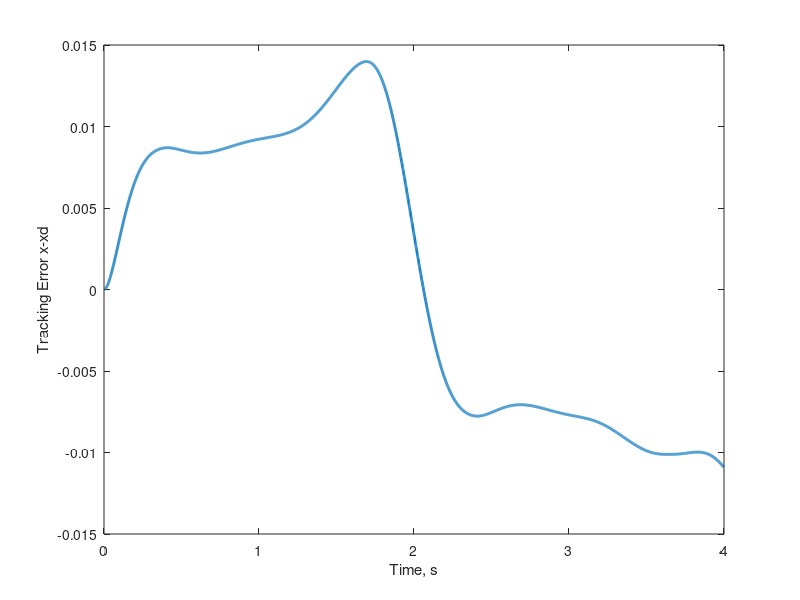
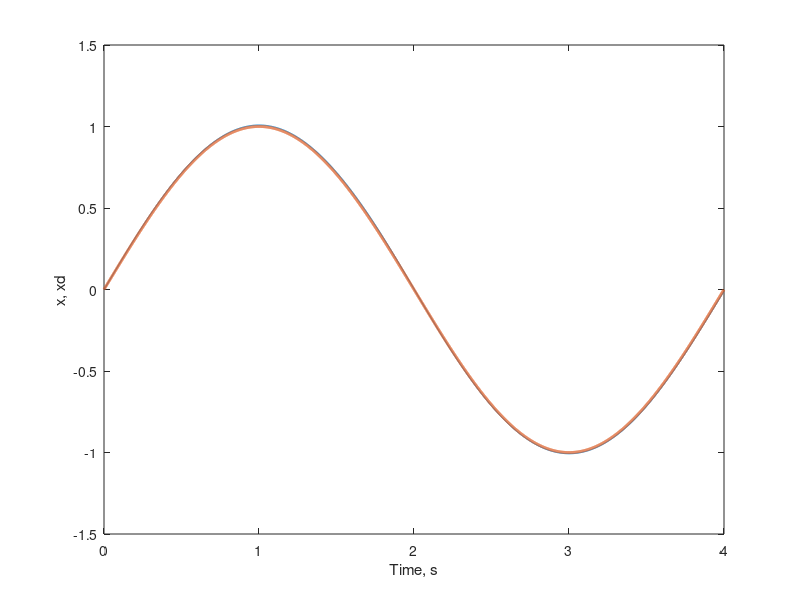
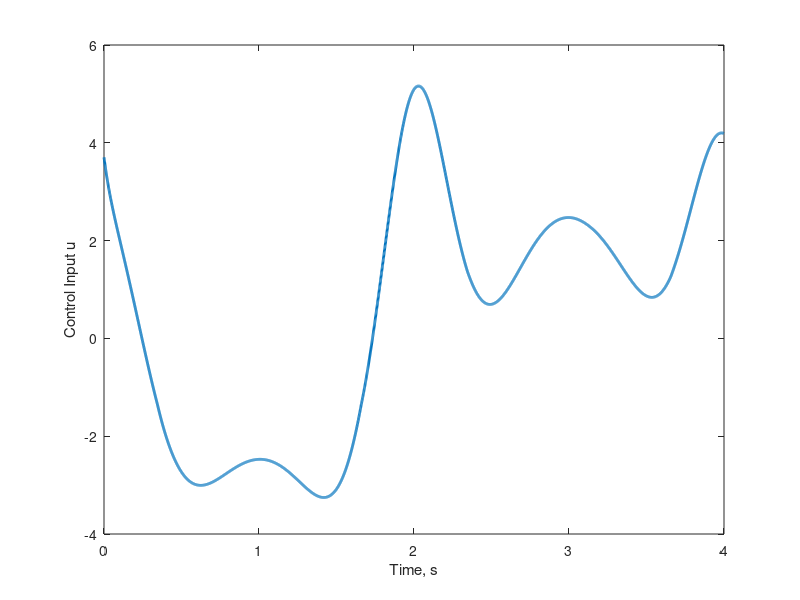

Write the MATLAB code that produced these figures, in order.
%Example 7.2
%Sliding mode control
%with sturation control
%Tien 2002.01.10

close all
clear all

%sampling time
tmax=4;
dt=0.001;
n=round(tmax/dt);

%reference data
w=pi/2;
xd(1)=0;
dxd(1)=w;
d2xd(1)=0;
for i=2:n
   t(i)=(i-1)*dt;
   xd(i)=sin(w*t(i));
   dxd(i)=(xd(i)-xd(i-1))/dt;
   d2xd(i)=(dxd(i)-dxd(i-1))/dt;
end

%Controller parameters
lamda=20;
eta=0.1;
phi=1;

%initial values
x(1)=xd(1);
dx(1)=dxd(1);
xt(1)=x(1)-xd(1);
dxt(1)=dx(1)-dxd(1);
F(1)=0.5*dx(1)^2*abs(cos(3*x(1)));
k(1)=F(1)+eta;
s(1)=dxt(1)+lamda*xt(1);
fh(1)=-1.5*dx(1)^2*cos(3*x(1));
%u(1)=-fh(1)+d2xd(1)-lamda*dxt(1)-k(1)*sign(s(1));
%u(1)=-fh(1)+d2xd(1)-lamda*dxt(1)-k(1)*tsat(s(1)/phi);
   if s(1)/phi <=1 & s(1)/phi >= -1 
       u(1)=-fh(1)+d2xd(1)-lamda*dxt(1)-k(1)*(s(1)/phi); 
   else
       u(1)=-fh(1)+d2xd(1)-lamda*dxt(1)-k(1)*sign(s(1)/phi); 
   end
a(1)=abs(sin(t(1)))+1;

for i=2:n
   
   %system dynamics
   a(i)=abs(sin(t(i)))+1;
   %a(i)=2;
   dx(i)=(-a(i-1)*dx(i-1)^2*cos(3*x(i-1))+u(i-1))*dt+dx(i-1);
   x(i)=dx(i-1)*dt+x(i-1);
   
   %tracking error
   xt(i)=x(i)-xd(i);
   dxt(i)=dx(i)-dxd(i);
   
   %controller
   F(i)=0.5*dx(i)^2*abs(cos(3*x(i)));
   k(i)=F(i)+eta;
   s(i)=dxt(i)+lamda*xt(i);
   fh(i)=-1.5*dx(i)^2*cos(3*x(i));
%    u(i)=-fh(i)+d2xd(i)-lamda*dxt(i)-k(i)*sign(s(i)/phi);
%    u(i)=-fh(i)+d2xd(i)-lamda*dxt(i)-k(i)*tsat(s(i)/phi);
      if s(i)/phi <=1 & s(i)/phi >= -1 
          u(i)=-fh(i)+d2xd(i)-lamda*dxt(i)-k(i)*(s(i)/phi); 
      else
          u(i)=-fh(i)+d2xd(i)-lamda*dxt(i)-k(i)*sign(s(i)/phi); 
      end
end;

plot(t,x-xd,'LineWidth',2);           xlabel('Time, s');	ylabel('Tracking Error x-xd');
figure;plot(t,x,t,xd,'LineWidth',2);  xlabel('Time, s');  ylabel('x, xd');
figure;plot(t,u,'LineWidth',2);	    xlabel('Time, s');	ylabel('Control Input u');
